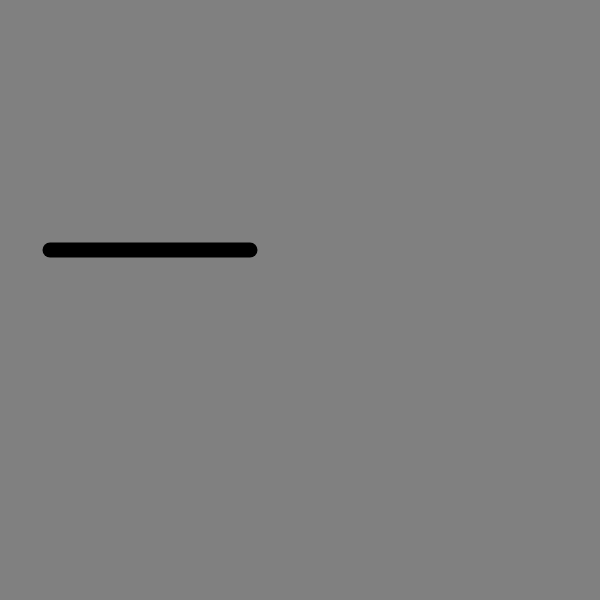
Frame 1 (no input)
Frame 60 (no input): identical to frame 1, image omitted
Frame 120 (the mouse pressed at the canvas centre since frame 60): identical to frame 1, image omitted

The p5.js sketch that drew this single still picture (run headless with seeded random() and noise() and a simulated clock; from frame 60 on, the mouse is pressed at the canvas centre):

// p5.js sketch
// ── sketch.js
function setup() {
  createCanvas(600, 600);
}

function draw() {
  background("grey");
stroke("black")
  strokeWeight(15)
  line(250,250,50,250)










}
